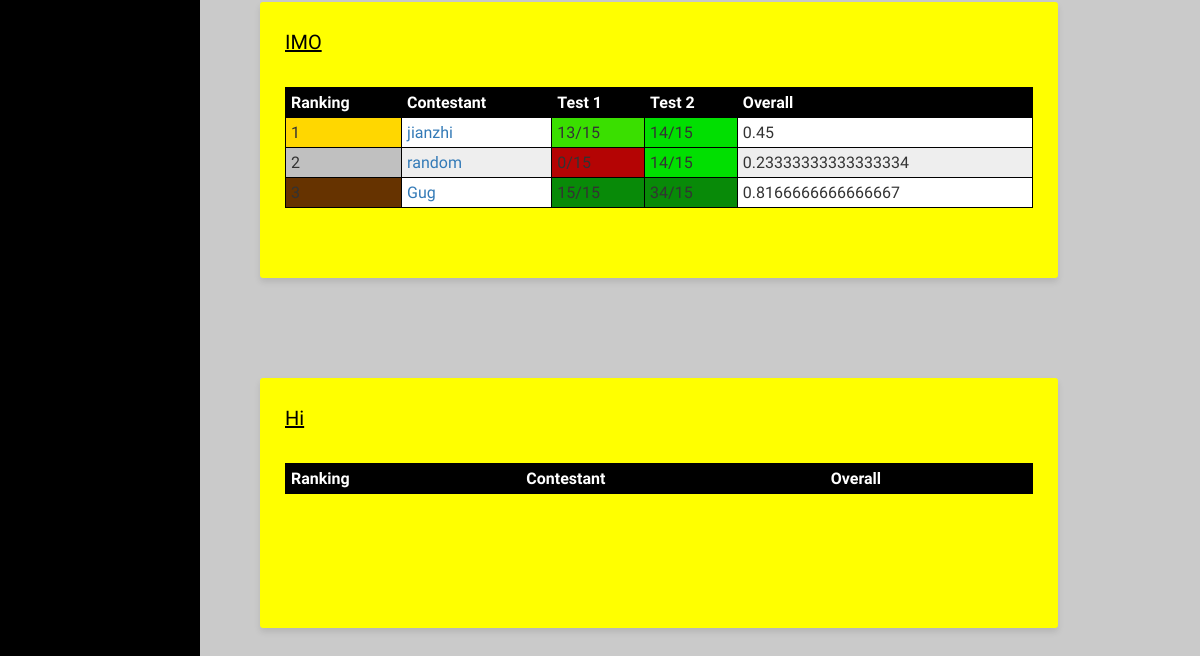
The page /spectator/ (lower part) on the database as committed earlier.
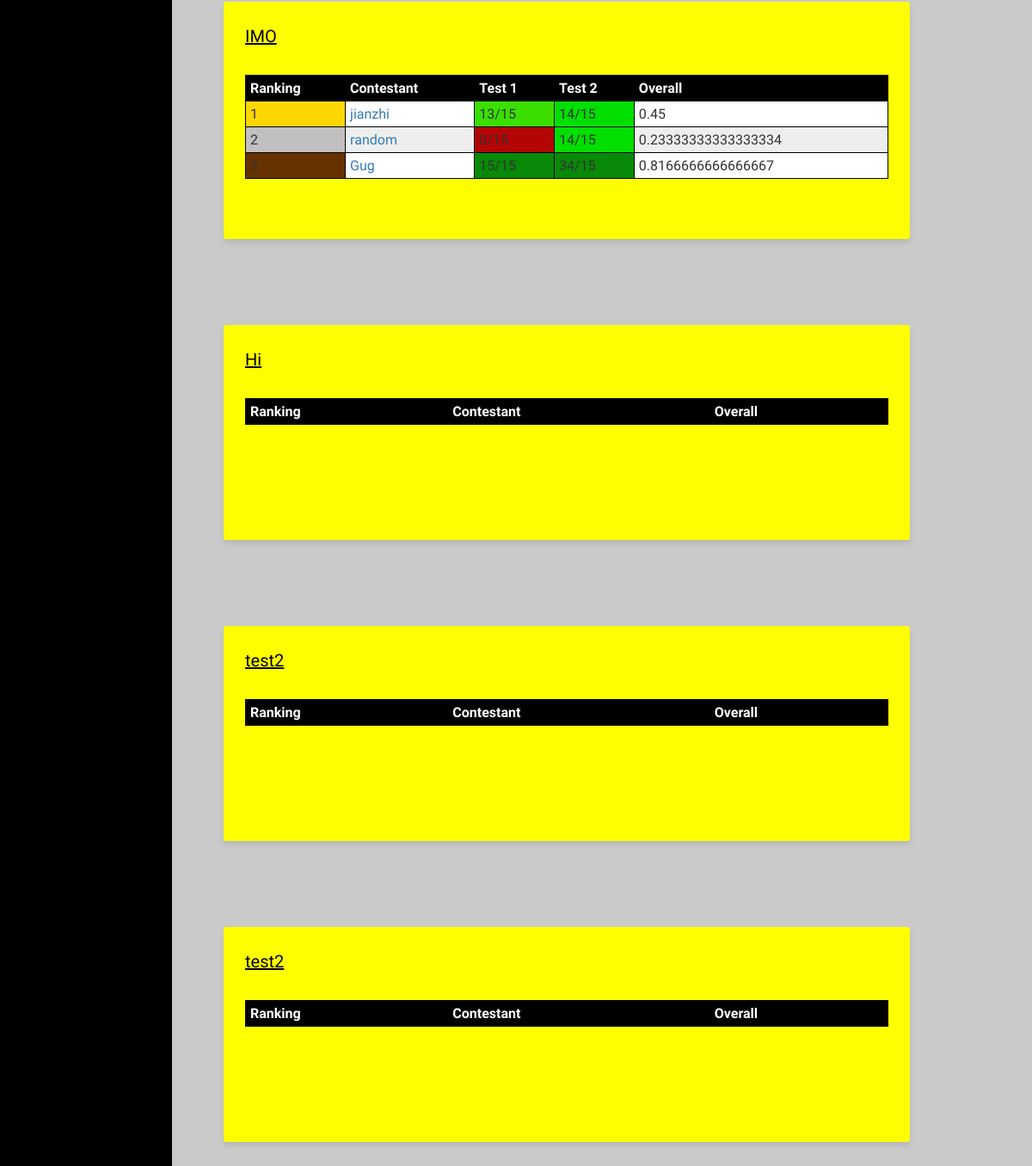
The same page on the database as committed later.
### scoreboard/models.py (models this page shows, shortened)
class Scoreboard(models.Model):
    user = models.ForeignKey(UserProfile, blank=True, null=True)
    name = models.CharField(max_length = 255)
    sid = models.IntegerField(blank = True, null = True)
    description = models.TextField()
    color = models.CharField(max_length=50, default = "yellow")
    fontcolor = models.CharField(max_length=50, default = "black")
    student = models.ManyToManyField('Student', related_name="scoreboard", null=True, blank=True)
    column = models.ManyToManyField('Column', related_name="scoreboard", null = True, blank = True)

class Column(models.Model):
    header = models.CharField(max_length = 255)
    color = models.CharField(max_length=50, default = "yellow")
    fontcolor = models.CharField(max_length=50, default = "black")
    weight = models.FloatField(null = True, blank = True)
    denominator = models.IntegerField()

class Student(models.Model):
    name = models.CharField(max_length = 255)
    score = models.ManyToManyField('Score', related_name="student", null=True, blank=True)

class Score(models.Model):
    numerator = models.IntegerField()
    column = models.ForeignKey(Column, blank=True, null=True)

### scoreboard/views.py (the view)
# urls.py: url(r'^spectator/', views.ScoreboardSpectator.as_view(), name = 'spectator'),
class ScoreboardSpectator(ListView):
    model = Scoreboard
    def dispatch(self, *args, **kwargs):
        return super(ScoreboardSpectator, self).dispatch(*args, **kwargs)
    def get_context_data(self, **kwargs):
        context = super(ScoreboardSpectator, self).get_context_data(**kwargs)
        if self.request.user.is_authenticated():
            context['curruser'] = UserProfile.objects.get(user=self.request.user)
        return context

### scoreboard/templates/scoreboard/scoreboard_list.html (shortened to what this page needs)
{% extends 'scoreboard/base.html'%}
{%load staticfiles%}
{%block content%}
<link rel="stylesheet" type="text/css" href="{% static 'scoreboard/style.css' %}" />
    {% if scoreboard_list %}
        {% for scoreboard in scoreboard_list  %}
            <a href = "/scoreboard/{{scoreboard.id}}">
                <div class = "postit" style = "background:{{scoreboard.color}};color:{{scoreboard.fontcolor}}">
                    <u>{{scoreboard.name}}</u>
                    <br>
                    <br>
                    <table id = "t01" style="width:100%">
                        <thead>
                            <tr>
                                <th>Ranking</th>
                                <th>Contestant</th>
                                {% for col in scoreboard.column.all %}
                                    <th>{{col.header}}</th>
                                {%endfor%}
                                <th>Overall</th>
                            </tr>
                        </thead>
                        <tbody>
                            {%for stu in scoreboard.student.all%}
                                <tr>
                                    <td class = "Rank">1</td>
                                    <td><a href="/participants/{{stu.id}}">{{stu.name}}</a></td>
                                    {% for col in scoreboard.column.all %}
                                        {% for po in stu.score.all %}
                                            {% if po.column == col %}
                                                <td class = "Cell" bgcolor="#00CC00">{{po.numerator}}/{{col.denominator}}</td>
                                            {%endif%}
                                        {%endfor%}
                                    {%endfor%}
                                    <td class = "weight"></td>
                                </tr>
                            {%endfor%}
                        </tbody>
                    </table>
                    <br>
                </div>
            </a>
        {% endfor %}
    {% else %}
        <p>Add a scoreboard! :)</p>
    {% endif %}
{%endblock%}

Rows that differ between the two databases and show on the page:
added Scoreboard: name "test2"
added Scoreboard: name "test2"
